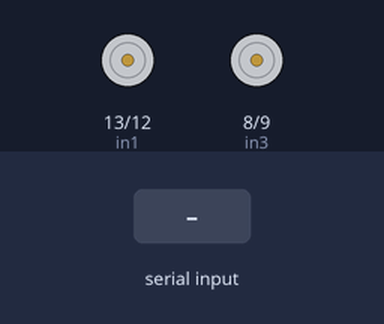
Bench run of a sketch on a simulated Arduino Uno, built with avr-gcc and run on an emulated ATmega328P. Parts: motor-driver pin pairs drawn as motors (green arrow = first pin HIGH = forward, orange = second pin HIGH = backward, longer = more drive, scaled by the enable pin). Inputs (shaded band) come from the test bench.

Above: at 1.2 s.
1.3 s: "F" received over Serial
At 2.5 s:
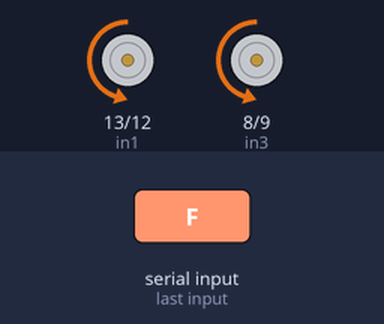
2.8 s: "B" received over Serial
At 3.8 s:
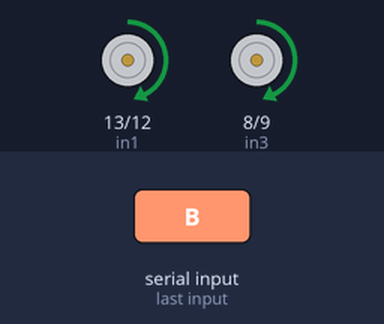
4.3 s: "L" received over Serial
At 5.0 s:
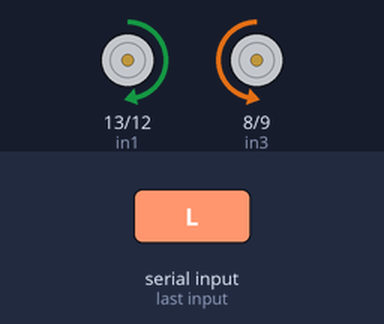
5.8 s: "R" received over Serial
At 6.1 s:
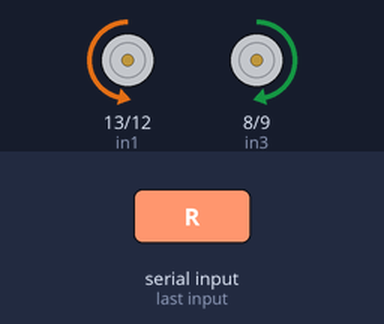
7.3 s: "S" received over Serial
At 8.5 s:
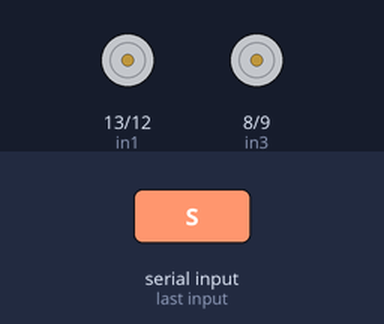
8.8 s: "G" received over Serial
At 9.6 s:
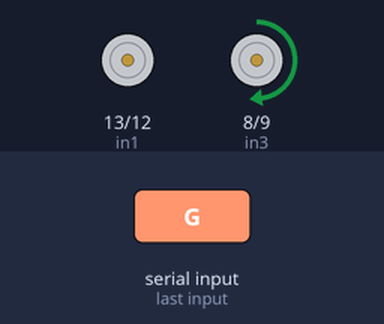
Timing chart, 0 to 11.3 s (numbered marks = the images above; inputs shaded):
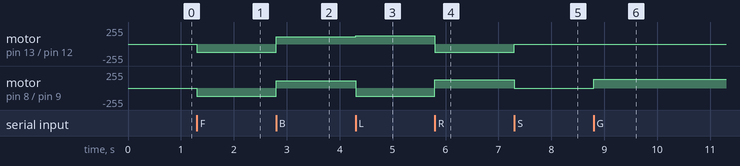

The sketch:

xebluetooth.ino
```cpp
#define enA 11
#define in1 13
#define in2 12
#define in3 8
#define in4 9
#define enB 10

void setup() {
  // Initialize serial communication at 9600 bits per second:
  Serial.begin(9600);

  // Set motor control pins as outputs:
  pinMode(in1, OUTPUT);
  pinMode(in2, OUTPUT);
  pinMode(in3, OUTPUT);
  pinMode(in4, OUTPUT);
  pinMode(enA, OUTPUT);
  pinMode(enB, OUTPUT);
}

void loop() {
  char received = Serial.read();

  // Control the motors based on the received character:
  switch (received) {
    case 'F':
      forward();
      break;
    case 'B':
      back();
      break;
    case 'L':
      turnLeft();
      break;
    case 'R':
      turnRight();
      break;
    case 'S':
      stop();
      break;
    case 'G':
      forwardLeft();
      break;
    case 'I':
      forwardRight();
      break;
  }
}

void forward() {
  digitalWrite(in1, LOW);
  digitalWrite(in2, HIGH);
  digitalWrite(in3, LOW);
  digitalWrite(in4, HIGH);
  analogWrite(enA, 120);
  analogWrite(enB, 120);
}

void back() {
  digitalWrite(in1, HIGH);
  digitalWrite(in2, LOW);
  digitalWrite(in3, HIGH);
  digitalWrite(in4, LOW);
  analogWrite(enA, 110);
  analogWrite(enB, 110);
}

void turnRight() {
  digitalWrite(in1, LOW);
  digitalWrite(in2, HIGH);
  digitalWrite(in3, HIGH);
  digitalWrite(in4, LOW);
  analogWrite(enA, 125);
  analogWrite(enB, 125);
}

void turnLeft() {
  digitalWrite(in1, HIGH);
  digitalWrite(in2, LOW);
  digitalWrite(in3, LOW);
  digitalWrite(in4, HIGH);
  analogWrite(enA, 125);
  analogWrite(enB, 125);
}

void stop() {
  analogWrite(enA, 0);
  analogWrite(enB, 0);
}
void forwardLeft() {
  analogWrite(enB, 130);
  analogWrite(enA, 0);
}
void forwardRight() {
  analogWrite(enB, 0);
  analogWrite(enA, 130);
}
```

Measured:
- after the input at 1.3 s, motor on pin 13 (in1) / pin 12 (in2), motor on pin 8 (in3) / pin 9 (in4): stopped → backward 120/255 at once
- after the input at 2.8 s, motor on pin 13 (in1) / pin 12 (in2), motor on pin 8 (in3) / pin 9 (in4): backward 120/255 → forward 110/255 at once
- after the input at 4.3 s, motor on pin 13 (in1) / pin 12 (in2): forward 110/255 → forward 125/255 at once; motor on pin 8 (in3) / pin 9 (in4): forward 110/255 → backward 125/255 at once
- after the input at 5.8 s, motor on pin 13 (in1) / pin 12 (in2): forward 125/255 → backward 125/255 at once; motor on pin 8 (in3) / pin 9 (in4): backward 125/255 → forward 125/255 at once
- after the input at 7.3 s, motor on pin 13 (in1) / pin 12 (in2): backward 125/255 → stopped at once; motor on pin 8 (in3) / pin 9 (in4): forward 125/255 → stopped at once
- after the input at 8.8 s, motor on pin 8 (in3) / pin 9 (in4): stopped → forward 130/255 at once
